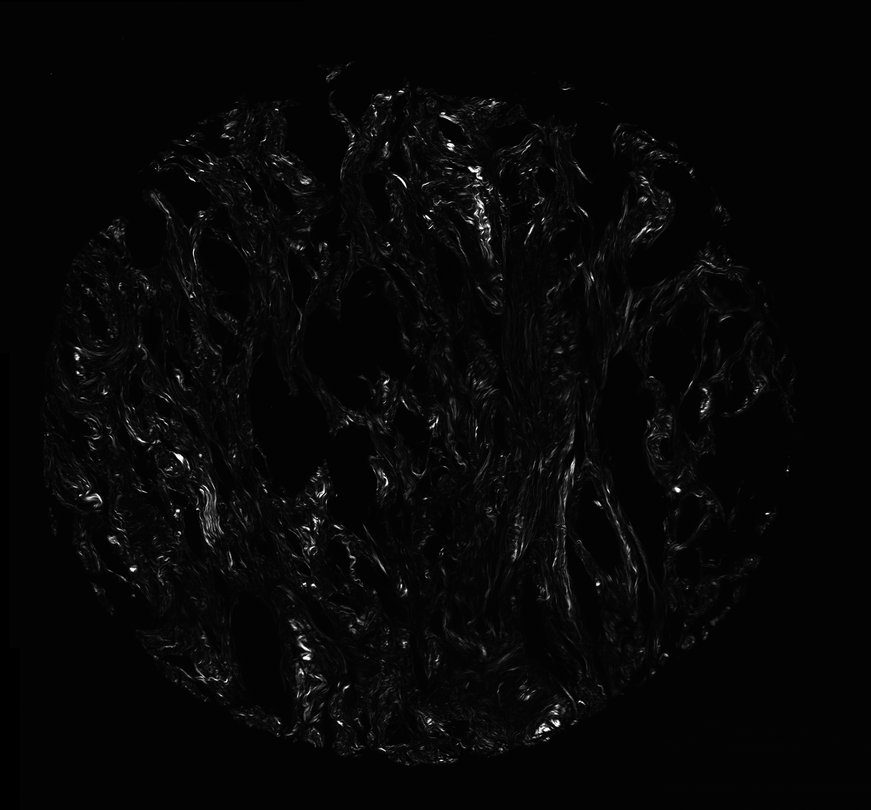
#> input picture mp.png, 871 x 810 px, shrunk from 2542 x 2362 before the run
$ jupyter execute --allow-errors 'fiber structure - FT line fit.ipynb'   (shell and % lines are left out)
#> lines starting #> are read from the running program, lines starting #| are printed output that depends on the picture; after the words box and inside, x2 and y2 are one past the last pixel; in counts of white or black regions, pixels touching at a corner belong together
# Create algorithm for finding direction of fibers

This algorithm uses skewness in fourier transform to calculate direction of fibers in image. It does so by fitting a line to points above a given threshold in the fourier spectrum.

[cell 1]
%pylab inline
from skimage.io import imread
from skimage.external import tifffile #only in v0.11

Turn of matplotlib interpolation, set gray colormap and figure size

[cell 2]
plt.rcParams['image.interpolation'] = 'none'
plt.rcParams['image.cmap'] = 'gray'
figsize(4,4)

Open a console to do temporary work

Create a sample image

[cell 3]
size = 256
img = np.zeros((size,size), dtype=np.uint8)
t = linspace(start=0, stop=50*pi, endpoint=False, num=size)
x,y = meshgrid(t, t)
img[:,:] = 127 + 127*sin(x+0.2*y)
imshow(img);

Do fourier transform and find a suitable threshold

[cell 4]
F = log(abs(fftshift(fft2(img))))
thresholded_F = np.copy(F)
threshold = F.max() * 0.25
thresholded_F[F<threshold] = 0
f, axs = subplots(ncols=2, figsize=(8,4))
axs[0].imshow(F)
axs[1].imshow(thresholded_F);

Find threshold based on number of pixels (highest 1‰ of them)

[cell 5]
from skimage.exposure import cumulative_distribution
cdf = cumulative_distribution(F)
plot(cdf[1], cdf[0])
limit = np.where(cdf[0] > 0.999)[0].min()
threshold = cdf[1][limit]
plot([threshold, threshold], [0,1]) # vertical line
threshold
#> figure, not shown here; curve peaks at x = 15.9, y = 1

[cell 6]
thresholded_F = np.copy(F)
thresholded_F[F<threshold] = 0
f, axs = subplots(ncols=2, figsize=(8,4))
axs[0].imshow(F)
axs[1].imshow(thresholded_F);

Find a line which fits the data

[cell 7]
# points
xx,yy = np.where(thresholded_F)
# y = mx + c -> matrix equation: y = Ap where A = [[x 1]]
# and p = [[m], [c]]
A = np.vstack([xx, np.ones_like(xx)]).T
p = np.linalg.lstsq(A, yy)[0]
# polynomial generator
poly = np.poly1d(p)

# plot it
line = [poly(0), poly(F.shape[1])]
plot([0,F.shape[1]], line)
xlim(0, F.shape[1])
ylim(F.shape[0], 0);
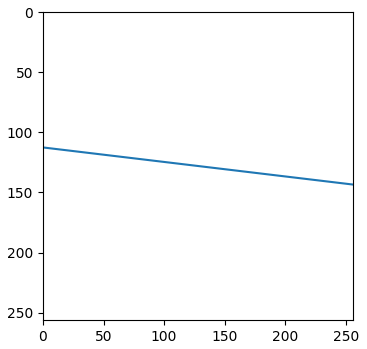
#> figure drawn by matplotlib, 1 panel

[cell 8]
# assume the line is passing through center
angle = arctan(p[0]) / pi * 180

print(angle)

arctan(-0.2/1) / pi * 180

- $\theta = 0$ should be a horizontal fiber
- positive y axis is down ==> angle goes clockwise

==> we should have angle $\approx$ +80$^\circ$

- polyfit is turned 90$^\circ$ right in regard to the fiber

Lets make degrees go counterclockwise instead (it's hard to "think around" convention):

$\theta = tan^{-1}(\frac{-y}{x})$

And convert to 0-180 range:

$\theta^` = \theta \% 180$

[cell 9]
# turn left 90 degrees
angle = arctan(-p[0]) / pi * 180 + 90
# range 0-180
angle = angle % 180
angle

Make a function of it all

[cell 10]
def ft_line_fit_angle(img, threshold=0.999, debug=False):
    """
    Calculate preferred orientation in image with a line fit in FT.

    Parameters
    ----------
    threshold : float
        Percentage of pixels to include in FT for calculating
        threshold. 0.999 * 512**2 = 262 pixels

    Returns
    -------
    float
        Angle
    """
    # FT power spectrum
    F = np.abs(fftshift(fft2(img)))
    # do not calculate log(0)
    F[F!=0], F[F==0] = log(F[F!=0]), log(F[F!=0].min())
    # threshold
    cdf = cumulative_distribution(F)
    limit = np.where(cdf[0] > threshold)[0].min()
    threshold_value = cdf[1][limit]
    F = F > threshold_value
    # points
    y,x = np.where(F)
    # special case (trivial solution)
    if x.min() == x.max():
        # we have a vertical line
        angle = 90
        b = [0, 1]
    else:
        # y = mx + c -> matrix equation: Ab = y where A = [[x 1]]
        # and b = [[m], [c]]
        A = np.vstack([x, np.ones_like(x)]).T
        b = np.linalg.lstsq(A, y)[0]
        # calculate angle (assume line goes through center)
        angle = (90 - arctan(b[0]) / pi * 180) % 180

    # show image, FT and fit
    if debug:
        f, ax = subplots(ncols=2, figsize=(8,4))
        ax[0].imshow(img)
        ax[1].imshow(F)
        # add calculated line
        # polynomial generator
        p = np.poly1d(b)
        height, width = img.shape
        if angle != 90:
            line = ([0, width], [p(0), p(width)])
        else:
            line = ([width//2, width//2], [0,height])
        ax[1].plot(*line)
        ax[1].set_title('computed angle: {:3.0f}'.format(angle))
        ax[1].set_xlim(0,width)
        ax[1].set_ylim(height,0)

    return angle

Test it with another orientation of "fibers"

[cell 11]
angle = 4
dx = sin(angle/180*pi)
dy = cos(angle/180*pi)
img = 127 + 127*sin(y*dy+x*dx)
ft_line_fit_angle(img, debug=True)

A range of angles

[cell 12]
for angle in range(0,180, 10):
    dx = sin(angle/180*pi)
    dy = cos(angle/180*pi)
    img = 127 + 127*sin(y*dy+x*dx)
    ft_line_fit_angle(img, debug=True)
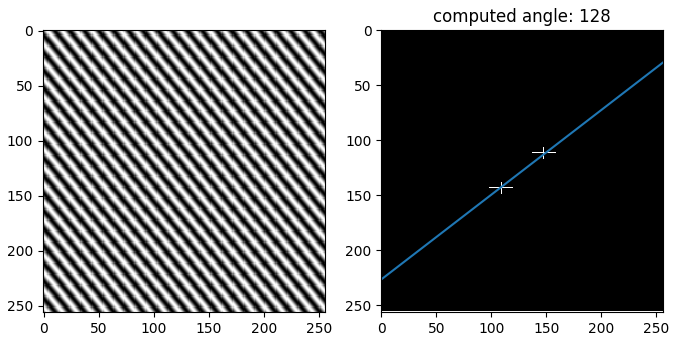
#> figure drawn by matplotlib, 2 panels
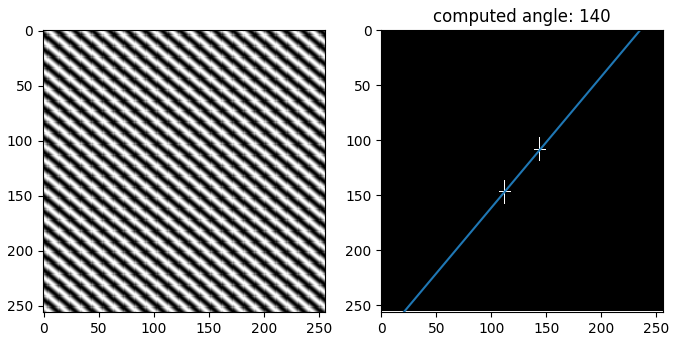
#> figure drawn by matplotlib, 2 panels
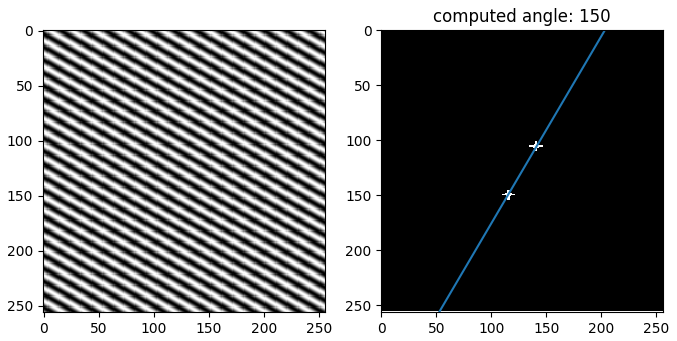
#> figure drawn by matplotlib, 2 panels
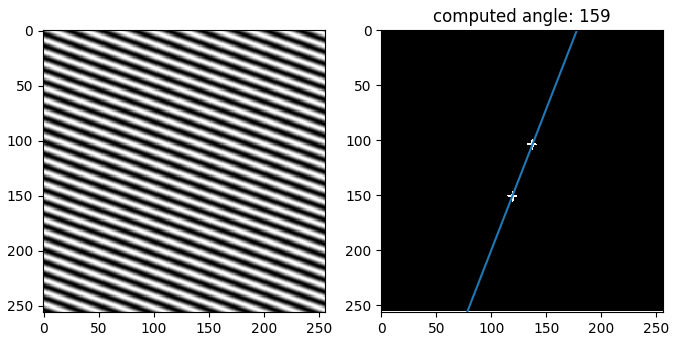
#> figure drawn by matplotlib, 2 panels
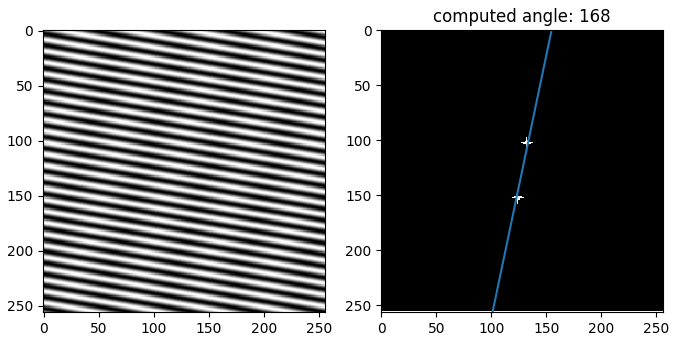
#> figure drawn by matplotlib, 2 panels

Lets try with an image

[cell 13]
from itertools import product
img = imread('mp.png')
#> img is the input picture: shape (810, 871); min 0, max 255, mean 6.9
bs = 100 # block size
yy,xx = img.shape
#> yy = 810; xx = 871
#> (the rest of this cell did not finish here and is left out)

Iterate over blocks of the image, and make a histogram of it all

[cell 14]
from itertools import product
from skimage.filters import threshold_otsu
img = imread('mp.png')
bs = 100 # block size
blocks_y = img.shape[0]//bs
#> blocks_y = 8
blocks_x = img.shape[1]//bs
#> blocks_x = 8

# spread spare pixels
bsy = img.shape[0] // blocks_y
#> bsy = 101
bsx = img.shape[1] // blocks_x
#> bsx = 108

h = np.zeros(180) # histogram
for j,i in product(range(blocks_y), range(blocks_x)):
    x = j*bsx
    y = i*bsy
    temp_img = img[y:y+bsy, x:x+bsx]

    if temp_img.shape[0] < 50 or temp_img.shape[1] < 50:
        # small image
        continue

    ot = threshold_otsu(temp_img)
    if (ot < 4): # threshold below noise
        #or (temp_img > ot).sum() < 20): # at least 20 pixels
        continue

    angle = ft_line_fit_angle(temp_img, threshold=0.9)
    angle = round(angle)
    h[angle] += 1
#> this loop made 64 passes
#> (ot, limit in ft_line_fit_angle, threshold_value in ft_line_fit_angle, b in ft_line_fit_angle, angle) on passes 1, 3, 4, 5, 6, 10, 11, 12, 13, 14, 15, 17: (18, 99, 4.29, [0.576, 18.9], 60), (20, 143, 6.64, [-0.497, 76.82], 116), (64, 164, 7.53, [-0.443, 73.92], 114), (61, 157, 7.72, [-0.537, 78.97], 118), (22, 148, 6.8, [-0.361, 69.52], 110), (53, 157, 7.55, [-1.11, 110], 138), (42, 147, 7.73, [-0.149, 58.05], 98), (36, 160, 7.5, [-0.372, 70.06], 110), (66, 163, 8.17, [-0.526, 78.41], 118), (52, 167, 8.03, [-0.35, 68.89], 109), (39, 148, 7.35, [-0.607, 82.78], 121), (5, 129, 4.34, [0.497, 23.14], 64)
#> ot on passes 2, 7, 8, 9, 16, 49: 3, 1, 1, 1, 3, 3
#> pass 1, in ft_line_fit_angle (call 20), `F = F > threshold_value`:
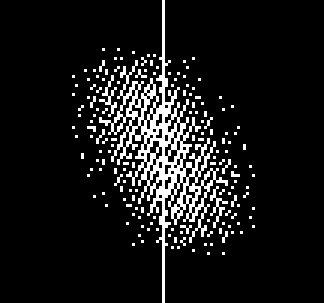
#> F: shape (101, 108) bool (shown 3 times larger); 9.3% white in thin lines or dots, all inside (x1, y1, x2, y2) = (24, 0, 85, 101)
#> pass 2, `temp_img = img[y:y+bsy, x:x+bsx]`:
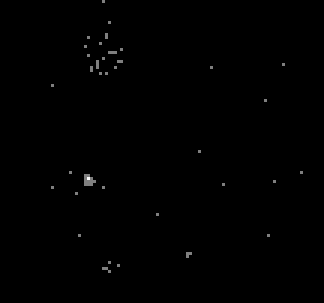
#> temp_img: shape (101, 108) (shown 3 times larger); min 3, max 5, mean 3.01; drawn with min black and max white
#> after the loop:
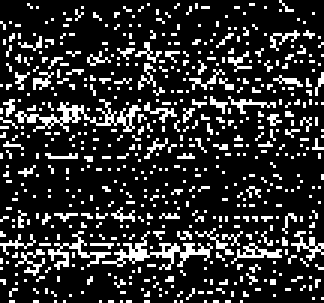
#> temp_img: shape (101, 108) (shown 3 times larger); values 3 (black) and 4 (white), 18.4% white in thin lines or dots
#> after the loop, h = 180 values, max 4 at index 110, min 0 at index 0, mean 0.294

Plot histogram

[cell 15]
figsize(8,4)
plot(h);
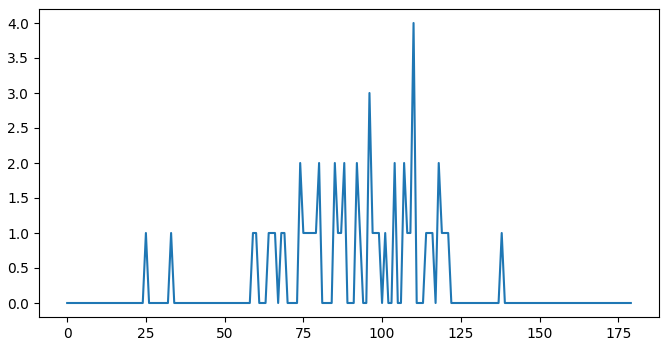
#> figure drawn by matplotlib, 1 panel; curve peaks at x = 110, y = 4
